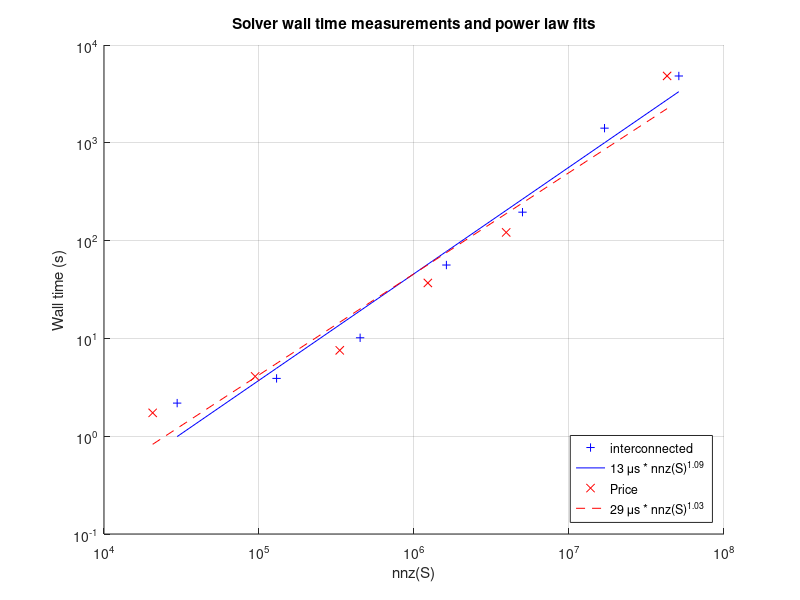
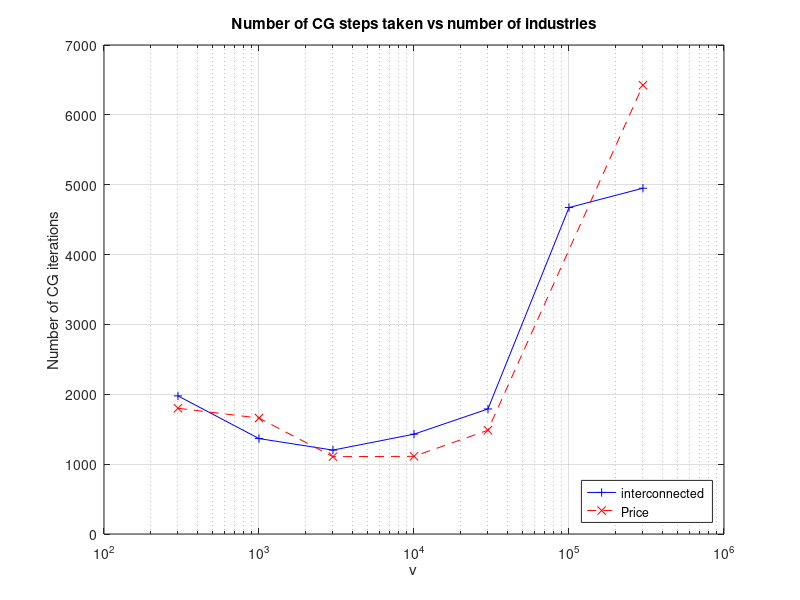
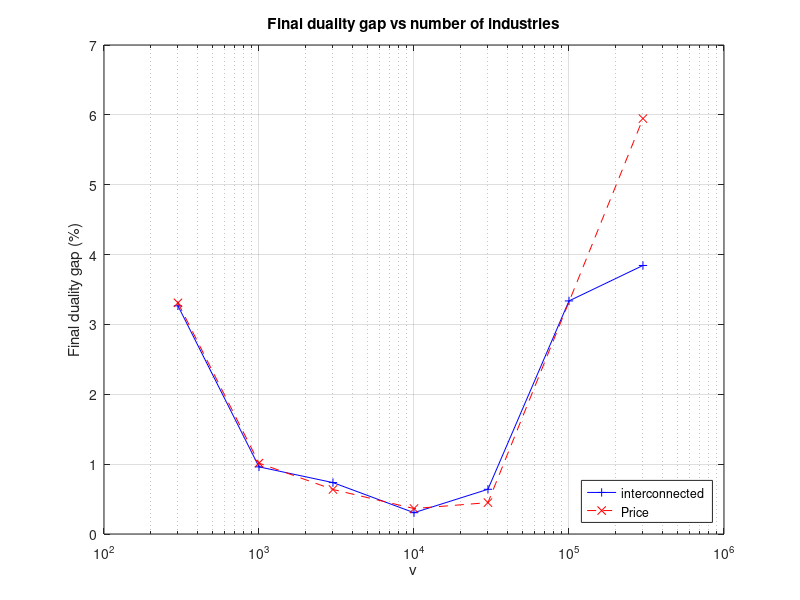

Source code (MATLAB) for these figures, in order:
% asdf
d1 = csvread('herrman-results/all.csv');
d2 = csvread('herrman-results-price/all.csv');
n1 = csvread('nnz.csv');
n2 = csvread('price-nnz.csv');
r1 = 2:8;
r2 = [2,3,4,5,6,8];
v1 = d1(r1,1);
v2 = d2(r2,1);
d1(:,1) = n1(:,2);
d2(:,1) = n2(:,2);
d1 = d1(r1,:);
d2 = d2(r2,:);
c1 = [ones(size(d1,1),1),log(d1(:,1))] \ log(d1(:,2));
c2 = [ones(size(d2,1),1),log(d2(:,1))] \ log(d2(:,2));
%k = c(1);
%m = c(2);
%s = diff(log(d(:,1:2)));
%mk = max(s(:,2)./s(:,1));

%graphics_toolkit('gnuplot')

close all
figure(1)
hold on
grid on
loglog(d1(:,1),d1(:,2),'+b')
loglog(d1(:,1),exp(c1(1)+c1(2)*log(d1(:,1))),'-b')
loglog(d2(:,1),d2(:,2),'xr')
loglog(d2(:,1),exp(c2(1)+c2(2)*log(d2(:,1))),'--r')
legend('interconnected',sprintf('%.0f \\mu{}s * nnz(S)^{%.2f}', exp(c1(1))*1e6, c1(2)),'Price',sprintf('%.f \\mu{}s * nnz(S)^{%.2f}', exp(c2(1))*1e6, c2(2)),'location','southeast')
xlabel('nnz(S)')
ylabel('Wall time (s)')
title('Solver wall time measurements and power law fits')
print('results-fit.png')

figure(2)
semilogx(v1, d1(:,3), '-+b', v2, d2(:,3), '--xr')
grid on
axis([1e2,1e6,0,7000]);
legend('interconnected', 'Price','location','southeast')
xlabel('v')
ylabel('Number of CG iterations')
title('Number of CG steps taken vs number of industries')
print('results-steps.png')

figure(3)
semilogx(v1, 100*d1(:,5)./d1(:,4) - 100, '-+b', v2, 100*d2(:,5)./d2(:,4) - 100, '--xr')
grid on
axis([1e2,1e6,0,7]);
legend('interconnected', 'Price','location','southeast')
xlabel('v')
ylabel('Final duality gap (%)')
title('Final duality gap vs number of industries')
print('results-gap.png')

